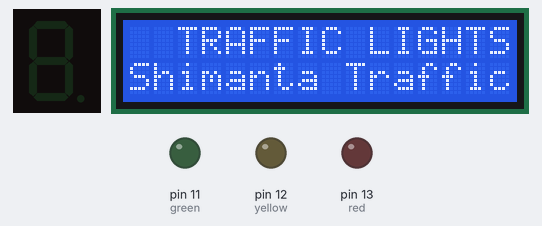
Bench run of a sketch on a simulated Arduino Uno, built with avr-gcc and run on an emulated ATmega328P. On the bench: 1-digit seven-segment display, 16×2 character LCD, output pins drawn as LEDs (lit = HIGH). Wiring (inferred from the names in the program): 1-digit 7-segment display, segments lit when HIGH: segments pin 2, pin 3, pin 4, pin 5, pin 6, pin 7, pin 8. The segment pins are drawn as the display they are named for; pins used as bus, display or sensor lines are not drawn.

Above: at 0.1 s.
At 3.1 s:
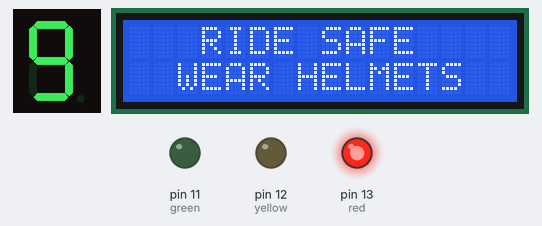
At 11.2 s:
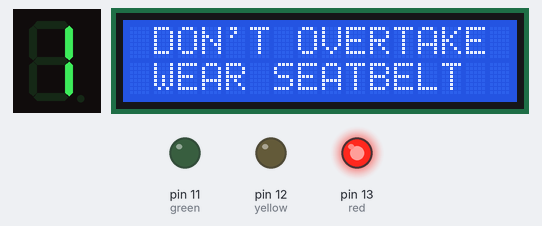
At 20.2 s:
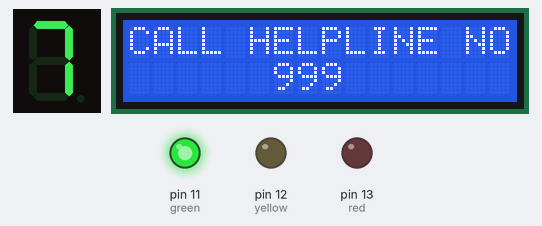
At 27.2 s:
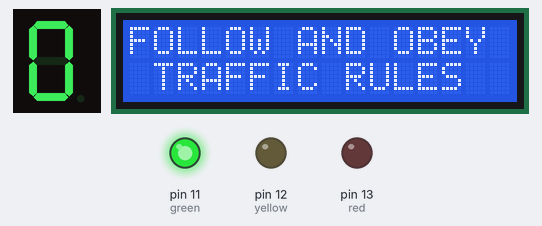
At 38.3 s:
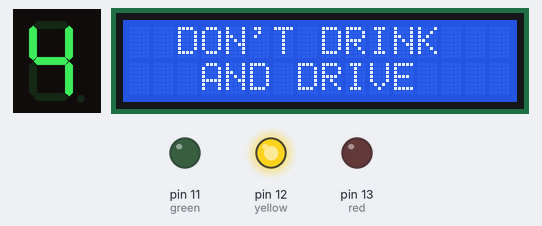
Timing chart, 0 to 39.8 s (numbered marks = the images above):
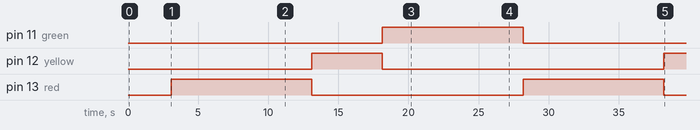

The sketch:

traffic_lights_LCD.ino
```cpp
#include <LiquidCrystal.h>

const int rs = A0, en = A1, d4 = A2, d5 = A3, d6 = A4, d7 = A5;
LiquidCrystal lcd(rs, en, d4, d5, d6, d7);

int a=2;
int b=3;
int c=4;
int d=5;
int e=6;
int f=7;
int g=8;
int green=11;
int yellow=12;
int red=13;


void setup() {

 lcd.begin(16,2);
 Serial.begin(9600);

 lcd.setCursor(0,0);
 lcd.print("  TRAFFIC LIGHTS  ");
 lcd.setCursor(0,1);
 lcd.print("Shimanta Traffic    ");
 delay(3000);
 lcd.clear();

 pinMode(a, OUTPUT);
 pinMode(b, OUTPUT);
 pinMode(c, OUTPUT);
 pinMode(d, OUTPUT);
 pinMode(e, OUTPUT);
 pinMode(f, OUTPUT);
 pinMode(g, OUTPUT);
 pinMode(green, OUTPUT);
 pinMode(yellow, OUTPUT);
 pinMode(red, OUTPUT);


}

void loop() {
 //9
 digitalWrite(a,1);
 digitalWrite(b,1);
 digitalWrite(c,1);
 digitalWrite(d,1);
 digitalWrite(e,0);
 digitalWrite(f,1);
 digitalWrite(g,1);
 digitalWrite(green,0);
 digitalWrite(yellow,0);
 digitalWrite(red,1);

 lcd.setCursor(0,0);
 lcd.print("   RIDE SAFE   ");
 lcd.setCursor(0,1);
 lcd.print("  WEAR HELMETS  ");
 delay(1000);

 //8
 digitalWrite(a,1);
 digitalWrite(b,1);
 digitalWrite(c,1);
 digitalWrite(d,1);
 digitalWrite(e,1);
 digitalWrite(f,1);
 digitalWrite(g,1);
 digitalWrite(green,0);
 digitalWrite(yellow,0);
 digitalWrite(red,1);

 lcd.setCursor(0,0);
 lcd.print("   RIDE SAFE   ");
 lcd.setCursor(0,1);
 lcd.print("  WEAR HELMETS  ");
 delay(1000);


 //7
 digitalWrite(a,1);
 digitalWrite(b,1);
 digitalWrite(c,1);
 digitalWrite(d,0);
 digitalWrite(e,0);
 digitalWrite(f,0);
 digitalWrite(g,0);
 digitalWrite(green,0);
 digitalWrite(yellow,0);
 digitalWrite(red,1);

 lcd.setCursor(0,0);
 lcd.print("   RIDE SAFE  ");
 lcd.setCursor(0,1);
 lcd.print("  WEAR HELMETS  ");
 delay(1000);


 //6
  digitalWrite(a,1);
 digitalWrite(b,0);
 digitalWrite(c,1);
 digitalWrite(d,1);
 digitalWrite(e,1);
 digitalWrite(f,1);
 digitalWrite(g,1);
 digitalWrite(green,0);
 digitalWrite(yellow,0);
 digitalWrite(red,1);

 lcd.setCursor(0,0);
 lcd.print("   RIDE SAFE  ");
 lcd.setCursor(0,1);
 lcd.print("  WEAR HELMETS  ");
 delay(1000);

 //5
  digitalWrite(a,1);
 digitalWrite(b,0);
 digitalWrite(c,1);
 digitalWrite(d,1);
 digitalWrite(e,0);
 digitalWrite(f,1);
 digitalWrite(g,1);
 digitalWrite(green,0);
 digitalWrite(yellow,0);
 digitalWrite(red,1);

 lcd.setCursor(0,0);
 lcd.print(" DON'T OVERTAKE ");
 lcd.setCursor(0,1);
 lcd.print(" WEAR SEATBELT ");
 delay(1000);

 //4
  digitalWrite(a,0);
 digitalWrite(b,1);
 digitalWrite(c,1);
 digitalWrite(d,0);
 digitalWrite(e,0);
 digitalWrite(f,1);
 digitalWrite(g,1);
 digitalWrite(green,0);
 digitalWrite(yellow,0);
 digitalWrite(red,1);

 lcd.setCursor(0,0);
 lcd.print(" DON'T OVERTAKE ");
 lcd.setCursor(0,1);
 lcd.print(" WEAR SEATBELT ");
 delay(1000);


 //3
 digitalWrite(a,1);
 digitalWrite(b,1);
 digitalWrite(c,1);
 digitalWrite(d,1);
 digitalWrite(e,0);
 digitalWrite(f,0);
 digitalWrite(g,1);
 digitalWrite(green,0);
 digitalWrite(yellow,0);
 digitalWrite(red,1);

 lcd.setCursor(0,0);
 lcd.print(" DON'T OVERTAKE ");
 lcd.setCursor(0,1);
 lcd.print(" WEAR SEATBELT ");
 delay(1000);

 //2
 digitalWrite(a,1);
 digitalWrite(b,1);
 digitalWrite(c,0);
 digitalWrite(d,1);
 digitalWrite(e,1);
 digitalWrite(f,0);
 digitalWrite(g,1);
 digitalWrite(green,0);
 digitalWrite(yellow,0);
 digitalWrite(red,1);

 lcd.setCursor(0,0);
 lcd.print(" DON'T OVERTAKE ");
 lcd.setCursor(0,1);
 lcd.print(" WEAR SEATBELT ");
 delay(1000);

 //1
  digitalWrite(a,0);
 digitalWrite(b,1);
 digitalWrite(c,1);
 digitalWrite(d,0);
 digitalWrite(e,0);
 digitalWrite(f,0);
 digitalWrite(g,0);
 digitalWrite(green,0);
 digitalWrite(yellow,0);
 digitalWrite(red,1);

 lcd.setCursor(0,0);
 lcd.print(" DON'T OVERTAKE ");
 lcd.setCursor(0,1);
 lcd.print(" WEAR SEATBELT ");
 delay(1000);

 //0
  digitalWrite(a,1);
 digitalWrite(b,1);
 digitalWrite(c,1);
 digitalWrite(d,1);
 digitalWrite(e,1);
 digitalWrite(f,1);
 digitalWrite(g,0);
 digitalWrite(green,0);
 digitalWrite(yellow,0);
 digitalWrite(red,1);

 lcd.setCursor(0,0);
 lcd.print(" DON'T OVERTAKE ");
 lcd.setCursor(0,1);
 lcd.print(" WEAR SEATBELT ");
 delay(1000);

  //4
  digitalWrite(a,0);
 digitalWrite(b,1);
 digitalWrite(c,1);
 digitalWrite(d,0);
 digitalWrite(e,0);
 digitalWrite(f,1);
 digitalWrite(g,1);
 digitalWrite(green,0);
 digitalWrite(yellow,1);
 digitalWrite(red,0);

 lcd.setCursor(0,0);
 lcd.print("  DON'T DRINK  ");
 lcd.setCursor(0,1);
 lcd.print("   AND DRIVE   ");
 delay(1000);

 //3
  digitalWrite(a,1);
 digitalWrite(b,1);
 digitalWrite(c,1);
 digitalWrite(d,1);
 digitalWrite(e,0);
 digitalWrite(f,0);
 digitalWrite(g,1);
 digitalWrite(green,0);
 digitalWrite(yellow,1);
 digitalWrite(red,0);

 lcd.setCursor(0,0);
 lcd.print("  DON'T DRINK  ");
 lcd.setCursor(0,1);
 lcd.print("   AND DRIVE   ");
 delay(1000);

 //2
  digitalWrite(a,1);
 digitalWrite(b,1);
 digitalWrite(c,0);
 digitalWrite(d,1);
 digitalWrite(e,1);
 digitalWrite(f,0);
 digitalWrite(g,1);
 digitalWrite(green,0);
 digitalWrite(yellow,1);
 digitalWrite(red,0);

 lcd.setCursor(0,0);
 lcd.print("  DON'T DRINK  ");
 lcd.setCursor(0,1);
 lcd.print("   AND DRIVE   ");
 delay(1000);

 //1
  digitalWrite(a,0);
 digitalWrite(b,1);
 digitalWrite(c,1);
 digitalWrite(d,0);
 digitalWrite(e,0);
 digitalWrite(f,0);
 digitalWrite(g,0);
 digitalWrite(green,0);
 digitalWrite(yellow,1);
 digitalWrite(red,0);

 lcd.setCursor(0,0);
 lcd.print("  DON'T DRINK  ");
 lcd.setCursor(0,1);
 lcd.print("   AND DRIVE   ");
 delay(1000);

 //0
  digitalWrite(a,1);
 digitalWrite(b,1);
 digitalWrite(c,1);
 digitalWrite(d,1);
 digitalWrite(e,1);
 digitalWrite(f,1);
 digitalWrite(g,0);
 digitalWrite(green,0);
 digitalWrite(yellow,1);
 digitalWrite(red,0);

 lcd.setCursor(0,0);
 lcd.print("  DON'T DRINK  ");
 lcd.setCursor(0,1);
 lcd.print("   AND DRIVE   ");
 delay(1000);

 //9
 digitalWrite(a,1);
 digitalWrite(b,1);
 digitalWrite(c,1);
 digitalWrite(d,1);
 digitalWrite(e,0);
 digitalWrite(f,1);
 digitalWrite(g,1);
 digitalWrite(green,1);
 digitalWrite(yellow,0);
 digitalWrite(red,0);

 lcd.setCursor(0,0);
 lcd.print("CALL HELPLINE NO.");
 lcd.setCursor(0,1);
 lcd.print("      999      " );
 delay(1000);

 //8
 digitalWrite(a,1);
 digitalWrite(b,1);
 digitalWrite(c,1);
 digitalWrite(d,1);
 digitalWrite(e,1);
 digitalWrite(f,1);
 digitalWrite(g,1);
 digitalWrite(green,1);
 digitalWrite(yellow,0);
 digitalWrite(red,0);

 lcd.setCursor(0,0);
 lcd.print("CALL HELPLINE NO.");
 lcd.setCursor(0,1);
 lcd.print("      999      " );
 delay(1000);

 //7
 digitalWrite(a,1);
 digitalWrite(b,1);
 digitalWrite(c,1);
 digitalWrite(d,0);
 digitalWrite(e,0);
 digitalWrite(f,0);
 digitalWrite(g,0);
 digitalWrite(green,1);
 digitalWrite(yellow,0);
 digitalWrite(red,0);

 lcd.setCursor(0,0);
 lcd.print("CALL HELPLINE NO.");
 lcd.setCursor(0,1);
 lcd.print("      999      " );
 delay(1000);

 //6
  digitalWrite(a,1);
 digitalWrite(b,0);
 digitalWrite(c,1);
 digitalWrite(d,1);
 digitalWrite(e,1);
 digitalWrite(f,1);
 digitalWrite(g,1);
 digitalWrite(green,1);
 digitalWrite(yellow,0);
 digitalWrite(red,0);

 lcd.setCursor(0,0);
 lcd.print("CALL HELPLINE NO.");
 lcd.setCursor(0,1);
 lcd.print("      999      " );
 delay(1000);

 //5
  digitalWrite(a,1);
 digitalWrite(b,0);
 digitalWrite(c,1);
 digitalWrite(d,1);
 digitalWrite(e,0);
 digitalWrite(f,1);
 digitalWrite(g,1);
 digitalWrite(green,1);
 digitalWrite(yellow,0);
 digitalWrite(red,0);

 lcd.setCursor(0,0);
 lcd.print("FOLLOW AND OBEY ");
 lcd.setCursor(0,1);
 lcd.print(" TRAFFIC RULES ");
 delay(1000);

 //4
  digitalWrite(a,0);
 digitalWrite(b,1);
 digitalWrite(c,1);
 digitalWrite(d,0);
 digitalWrite(e,0);
 digitalWrite(f,1);
 digitalWrite(g,1);
 digitalWrite(green,1);
 digitalWrite(yellow,0);
 digitalWrite(red,0);

 lcd.setCursor(0,0);
 lcd.print("FOLLOW AND OBEY ");
 lcd.setCursor(0,1);
 lcd.print(" TRAFFIC RULES ");
 delay(1000);

 //3
  digitalWrite(a,1);
 digitalWrite(b,1);
 digitalWrite(c,1);
 digitalWrite(d,1);
 digitalWrite(e,0);
 digitalWrite(f,0);
 digitalWrite(g,1);
 digitalWrite(green,1);
 digitalWrite(yellow,0);
 digitalWrite(red,0);

 lcd.setCursor(0,0);
 lcd.print("FOLLOW AND OBEY ");
 lcd.setCursor(0,1);
 lcd.print(" TRAFFIC RULES ");
 delay(1000);

 //2
  digitalWrite(a,1);
 digitalWrite(b,1);
 digitalWrite(c,0);
 digitalWrite(d,1);
 digitalWrite(e,1);
 digitalWrite(f,0);
 digitalWrite(g,1);
 digitalWrite(green,1);
 digitalWrite(yellow,0);
 digitalWrite(red,0);

 lcd.setCursor(0,0);
 lcd.print("FOLLOW AND OBEY ");
 lcd.setCursor(0,1);
 lcd.print(" TRAFFIC RULES ");
 delay(1000);

 //1
  digitalWrite(a,0);
 digitalWrite(b,1);
 digitalWrite(c,1);
 digitalWrite(d,0);
 digitalWrite(e,0);
 digitalWrite(f,0);
 digitalWrite(g,0);
 digitalWrite(green,1);
 digitalWrite(yellow,0);
 digitalWrite(red,0);

 lcd.setCursor(0,0);
 lcd.print("FOLLOW AND OBEY ");
 lcd.setCursor(0,1);
 lcd.print(" TRAFFIC RULES ");
 delay(1000);

 //0
  digitalWrite(a,1);
 digitalWrite(b,1);
 digitalWrite(c,1);
 digitalWrite(d,1);
 digitalWrite(e,1);
 digitalWrite(f,1);
 digitalWrite(g,0);
 digitalWrite(green,1);
 digitalWrite(yellow,0);
 digitalWrite(red,0);

 lcd.setCursor(0,0);
 lcd.print("FOLLOW AND OBEY ");
 lcd.setCursor(0,1);
 lcd.print(" TRAFFIC RULES ");
 delay(1000);


}
```

Measured:
- by itself, pin 11 (green): LOW → HIGH at 18.1 s, → LOW 10.0 s later
- by itself, pin 12 (yellow): LOW → HIGH at 13.1 s, → LOW 5.0 s later, → HIGH 20.1 s later
- by itself, pin 13 (red): alternates HIGH for 10.0 s and LOW for 15.1 s
- what the display in image 1 shows lasts 1.0 s, from 3.1 s to 4.1 s
